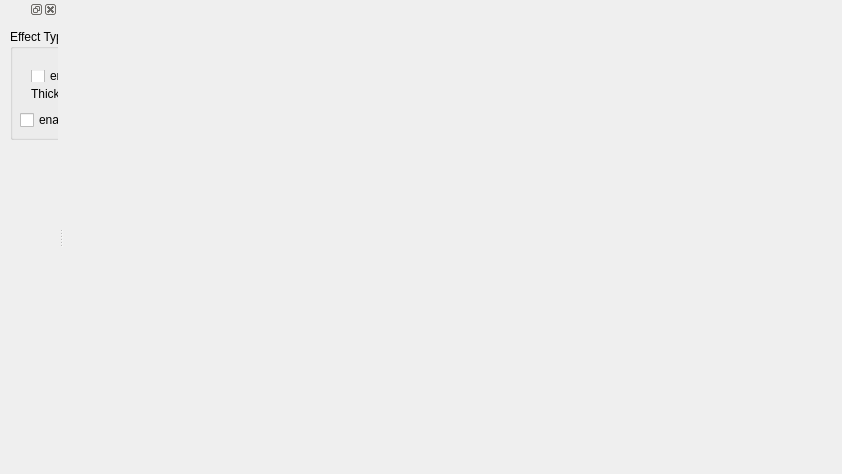
<?xml version="1.0" encoding="UTF-8"?>
<ui version="4.0">
 <class>MainWindow</class>
 <widget class="QMainWindow" name="MainWindow">
  <property name="geometry">
   <rect>
    <x>0</x>
    <y>0</y>
    <width>842</width>
    <height>474</height>
   </rect>
  </property>
  <property name="windowTitle">
   <string>FinalProject</string>
  </property>
  <widget class="QWidget" name="centralWidget">
   <widget class="QWidget" name="canvas" native="true">
    <property name="geometry">
     <rect>
      <x>9</x>
      <y>9</y>
      <width>401</width>
      <height>461</height>
     </rect>
    </property>
   </widget>
  </widget>
  <widget class="QDockWidget" name="effectDock">
   <property name="sizePolicy">
    <sizepolicy hsizetype="Fixed" vsizetype="Preferred">
     <horstretch>0</horstretch>
     <verstretch>0</verstretch>
    </sizepolicy>
   </property>
   <attribute name="dockWidgetArea">
    <number>1</number>
   </attribute>
   <widget class="QWidget" name="effectDockContents">
    <widget class="QGroupBox" name="effectType">
     <property name="enabled">
      <bool>true</bool>
     </property>
     <property name="geometry">
      <rect>
       <x>10</x>
       <y>10</y>
       <width>300</width>
       <height>111</height>
      </rect>
     </property>
     <property name="accessibleName">
      <string notr="true"/>
     </property>
     <property name="title">
      <string>Effect Type</string>
     </property>
     <widget class="QCheckBox" name="fogButton">
      <property name="geometry">
       <rect>
        <x>10</x>
        <y>81</y>
        <width>89</width>
        <height>20</height>
       </rect>
      </property>
      <property name="text">
       <string>enable fog</string>
      </property>
     </widget>
     <widget class="QWidget" name="layoutWidget">
      <property name="geometry">
       <rect>
        <x>10</x>
        <y>30</y>
        <width>191</width>
        <height>51</height>
       </rect>
      </property>
      <layout class="QVBoxLayout" name="verticalLayout">
       <item>
        <widget class="QCheckBox" name="cloudButton">
         <property name="text">
          <string>enable cloud</string>
         </property>
        </widget>
       </item>
       <item>
        <layout class="QHBoxLayout" name="horizontalLayout">
         <item>
          <widget class="QLabel" name="thicknessLabel">
           <property name="text">
            <string>Thickness</string>
           </property>
          </widget>
         </item>
         <item>
          <widget class="QSlider" name="thicknessSlider">
           <property name="orientation">
            <enum>Qt::Horizontal</enum>
           </property>
          </widget>
         </item>
        </layout>
       </item>
      </layout>
     </widget>
    </widget>
   </widget>
  </widget>
  <action name="actionQuit">
   <property name="text">
    <string>Quit</string>
   </property>
   <property name="shortcut">
    <string>Ctrl+Q</string>
   </property>
  </action>
 </widget>
 <layoutdefault spacing="6" margin="11"/>
 <resources/>
 <connections>
  <connection>
   <sender>actionQuit</sender>
   <signal>triggered()</signal>
   <receiver>MainWindow</receiver>
   <slot>close()</slot>
   <hints>
    <hint type="sourcelabel">
     <x>-1</x>
     <y>-1</y>
    </hint>
    <hint type="destinationlabel">
     <x>299</x>
     <y>199</y>
    </hint>
   </hints>
  </connection>
 </connections>
</ui>
